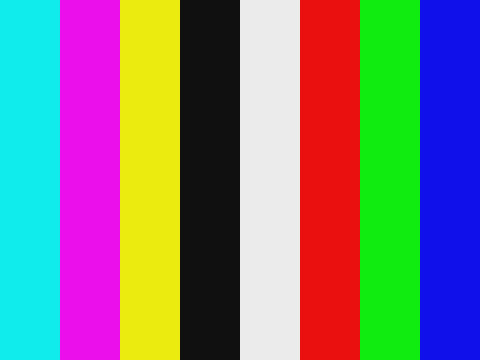
#> input picture img/480x360/8BIT/COLOR/img_480x360_3x8bit_RGB_color_bars_CMYKWRGB_100IRE.png, 480 x 360 px
$ python rgb.py
#> lines starting #> are read from the running program, lines starting #| are printed output that depends on the picture; after the words box and inside, x2 and y2 are one past the last pixel; in counts of white or black regions, pixels touching at a corner belong together
#!/bin/env python3

import cv2
import numpy as np
from matplotlib import pyplot as plt


# get an image
img = cv2.imread("../img/480x360/8BIT/COLOR/img_480x360_3x8bit_RGB_color_bars_CMYKWRGB_100IRE.png")
#> img is the input picture: shape (360, 480, 3); mean B, G, R 125.5, 125.5, 125.5
img_RGB = cv2.cvtColor(img, cv2.COLOR_BGR2RGB)

## Converting to HSV
hsv_img = cv2.cvtColor(img_RGB, cv2.COLOR_RGB2HSV)
#> hsv_img: shape (360, 480, 3); mean H, S, V 56.2, 178.5, 207.6

### Defining boundaries to mask original image
## Red
l_r = np.array([0,100,100])
u_r = np.array([0,255,255])
## Blue
l_b = np.array([91,100,100])
u_b = np.array([149,255,255])
## Green
l_g = np.array([31,100,100])
u_g = np.array([89,255,255])

## Mask image
mask_red = cv2.inRange(hsv_img,l_r,u_r)
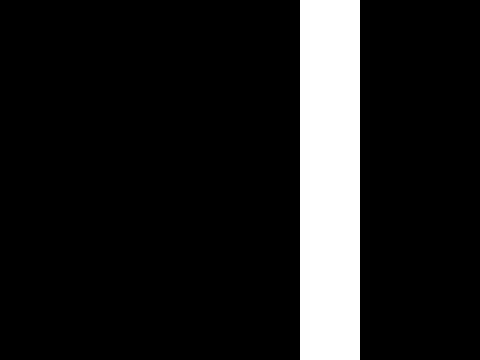
#> mask_red: shape (360, 480); 12.5% white; 1 white region, box (x1, y1, x2, y2) and area: (300, 0, 360, 360) 21600
mask_blue = cv2.inRange(hsv_img,l_b,u_b)
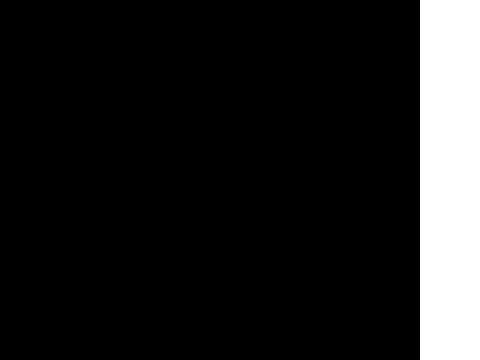
#> mask_blue: shape (360, 480); 12.5% white; 1 white region, box (x1, y1, x2, y2) and area: (420, 0, 480, 360) 21600
mask_green = cv2.inRange(hsv_img,l_g,u_g)
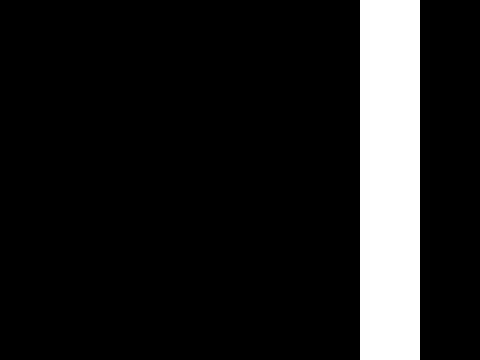
#> mask_green: shape (360, 480); 12.5% white; 1 white region, box (x1, y1, x2, y2) and area: (360, 0, 420, 360) 21600

# Do bitwise AND operation to image
result_red = cv2.bitwise_and(img_RGB,img_RGB,mask=mask_red)
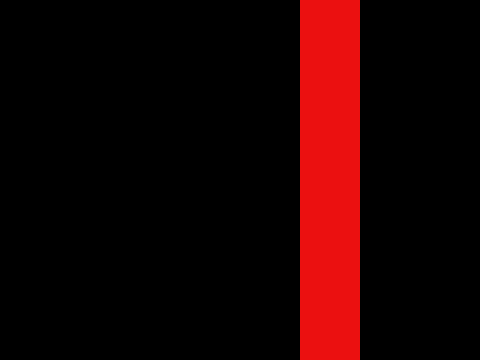
#> result_red: shape (360, 480, 3); mean R, G, B 29.4, 2, 2
result_blue = cv2.bitwise_and(img_RGB,img_RGB,mask=mask_blue)
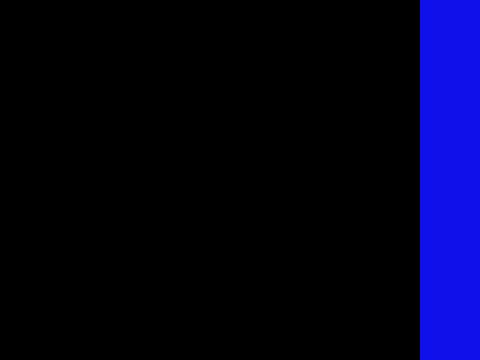
#> result_blue: shape (360, 480, 3); mean R, G, B 2, 2, 29.4
result_green = cv2.bitwise_and(img_RGB,img_RGB,mask=mask_green)
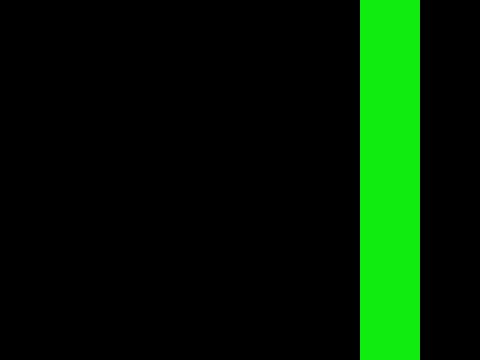
#> result_green: shape (360, 480, 3); mean R, G, B 2, 29.4, 2

# Convert to RGB
result_red = cv2.cvtColor(result_red,cv2.COLOR_BGR2RGB)
result_green = cv2.cvtColor(result_green,cv2.COLOR_BGR2RGB)
result_blue = cv2.cvtColor(result_blue,cv2.COLOR_BGR2RGB)


print("'q' to close")

while True:
    #Display
    cv2.imshow('Original',img)
    cv2.imshow('Red',result_red)
    cv2.imshow('Green',result_green)
    cv2.imshow('Blue',result_blue)
    if cv2.waitKey(10) & 0xFF == ord('q'):
#> (key q is pressed here)
        break

cv2.destroyAllWindows()
